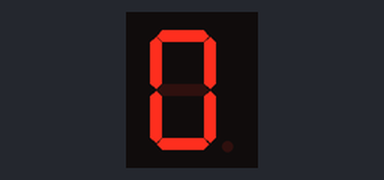
Recording of a sketch running on a simulated Arduino Uno, built with avr-gcc and run on an emulated ATmega328P. On the bench: 1-digit seven-segment display. Wiring (inferred from the names in the program): 1-digit 7-segment display, segments lit when LOW: segments pin 5, pin 4, pin 0, pin 2, pin 14, pin 12, pin 16. The segment pins are drawn as the display they are named for.

Above: at 0.1 s.
At 11.1 s:
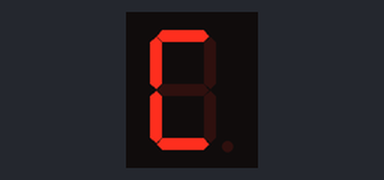
At 12.1 s:
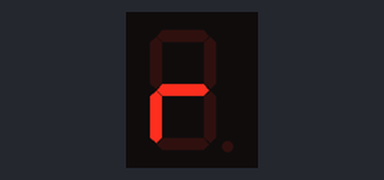
At 13.1 s:
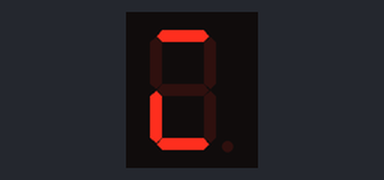
At 15.1 s:
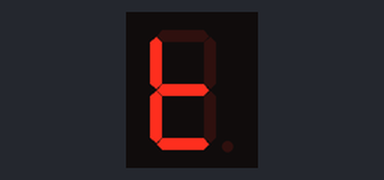
At 18.1 s:
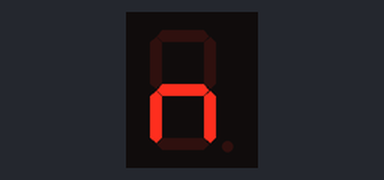

Measured:
- by itself, everything shown: repeats every 19.0 s, in 19 steps
- what the display in image 1 shows lasts 1.0 s, from 11.0 s to 12.0 s

The sketch:

cont_0_9_nome.ino
```cpp
// C++ code


const int A = 5;
const int B = 4;
const int C = 0;
const int D = 2;
const int E = 14;
const int F = 12;
const int G = 16;


void setup()
{
  pinMode(A, OUTPUT);
  pinMode(B, OUTPUT);
  pinMode(C, OUTPUT);
  pinMode(D, OUTPUT);
  pinMode(E, OUTPUT);
  pinMode(F, OUTPUT);
  pinMode(G, OUTPUT);
}

void loop()
{
  //NÚMERO 0
  digitalWrite(A, LOW);
  digitalWrite(B, LOW);
  digitalWrite(C, LOW);
  digitalWrite(D, LOW);
  digitalWrite(E, LOW);
  digitalWrite(F, LOW);
  digitalWrite(G, HIGH);
  delay(1000);
  //NUMERO 1
  digitalWrite(A, HIGH);
  digitalWrite(B, LOW);
  digitalWrite(C, LOW);
  digitalWrite(D, HIGH);
  digitalWrite(E, HIGH);
  digitalWrite(F, HIGH);
  digitalWrite(G, HIGH);
  delay(1000);
  //NUMERO 2
  digitalWrite(A, LOW);
  digitalWrite(B, LOW);
  digitalWrite(C, HIGH);
  digitalWrite(D, LOW);
  digitalWrite(E, LOW);
  digitalWrite(F, HIGH);
  digitalWrite(G, LOW);
  delay(1000);
  //NUMERO 3
  digitalWrite(A, LOW);
  digitalWrite(B, LOW);
  digitalWrite(C, LOW);
  digitalWrite(D, LOW);
  digitalWrite(E, HIGH);
  digitalWrite(F, HIGH);
  digitalWrite(G, LOW);
  delay(1000);
  //NUMERO 4
  digitalWrite(A, HIGH);
  digitalWrite(B, LOW);
  digitalWrite(C, LOW);
  digitalWrite(D, HIGH);
  digitalWrite(E, HIGH);
  digitalWrite(F, LOW);
  digitalWrite(G, LOW);
  delay(1000);
  //NUMERO 5
  digitalWrite(A, LOW);
  digitalWrite(B, HIGH);
  digitalWrite(C, LOW);
  digitalWrite(D, LOW);
  digitalWrite(E, HIGH);
  digitalWrite(F, LOW);
  digitalWrite(G, LOW);
  delay(1000);
  //NUMERO 6
  digitalWrite(A, LOW);
  digitalWrite(B, HIGH);
  digitalWrite(C, LOW);
  digitalWrite(D, LOW);
  digitalWrite(E, LOW);
  digitalWrite(F, LOW);
  digitalWrite(G, LOW);
  delay(1000);
  //NUMERO 7
  digitalWrite(A, LOW);
  digitalWrite(B, LOW);
  digitalWrite(C, LOW);
  digitalWrite(D, HIGH);
  digitalWrite(E, HIGH);
  digitalWrite(F, HIGH);
  digitalWrite(G, HIGH);
  delay(1000);
  //NUMERO 8
  digitalWrite(A, LOW);
  digitalWrite(B, LOW);
  digitalWrite(C, LOW);
  digitalWrite(D, LOW);
  digitalWrite(E, LOW);
  digitalWrite(F, LOW);
  digitalWrite(G, LOW);
  delay(1000);
  //NUMERO 9
  digitalWrite(A, LOW);
  digitalWrite(B, LOW);
  digitalWrite(C, LOW);
  digitalWrite(D, LOW);
  digitalWrite(E, HIGH);
  digitalWrite(F, LOW);
  digitalWrite(G, LOW);
  delay(1000);
  // LIMPANDO
  digitalWrite(A, HIGH);
  digitalWrite(B, HIGH);
  digitalWrite(C, HIGH);
  digitalWrite(D, HIGH);
  digitalWrite(E, HIGH);
  digitalWrite(F, HIGH);
  digitalWrite(G, HIGH);
  delay(1000);
  // C
  digitalWrite(A, LOW);
  digitalWrite(B, HIGH);
  digitalWrite(C, HIGH);
  digitalWrite(D, LOW);
  digitalWrite(E, LOW);
  digitalWrite(F, LOW);
  digitalWrite(G, HIGH);
  delay(1000);
  // R
  digitalWrite(A, HIGH);
  digitalWrite(B, HIGH);
  digitalWrite(C, HIGH);
  digitalWrite(D, HIGH);
  digitalWrite(E, LOW);
  digitalWrite(F, HIGH);
  digitalWrite(G, LOW);
  delay(1000);
  // I
  digitalWrite(A, LOW);
  digitalWrite(B, HIGH);
  digitalWrite(C, HIGH);
  digitalWrite(D, LOW);
  digitalWrite(E, LOW);
  digitalWrite(F, HIGH);
  digitalWrite(G, HIGH);
  delay(1000);
  // S
  digitalWrite(A, LOW);
  digitalWrite(B, HIGH);
  digitalWrite(C, LOW);
  digitalWrite(D, LOW);
  digitalWrite(E, HIGH);
  digitalWrite(F, LOW);
  digitalWrite(G, LOW);
  delay(1000);
  // T
  digitalWrite(A, HIGH);
  digitalWrite(B, HIGH);
  digitalWrite(C, HIGH);
  digitalWrite(D, LOW);
  digitalWrite(E, LOW);
  digitalWrite(F, LOW);
  digitalWrite(G, LOW);
  delay(1000);
  // Y
  digitalWrite(A, HIGH);
  digitalWrite(B, LOW);
  digitalWrite(C, LOW);
  digitalWrite(D, LOW);
  digitalWrite(E, HIGH);
  digitalWrite(F, LOW);
  digitalWrite(G, LOW);
  delay(1000);
  // A
  digitalWrite(A, LOW);
  digitalWrite(B, LOW);
  digitalWrite(C, LOW);
  digitalWrite(D, HIGH);
  digitalWrite(E, LOW);
  digitalWrite(F, LOW);
  digitalWrite(G, LOW);
  delay(1000);
  // N
  digitalWrite(A, HIGH);
  digitalWrite(B, HIGH);
  digitalWrite(C, LOW);
  digitalWrite(D, HIGH);
  digitalWrite(E, LOW);
  digitalWrite(F, HIGH);
  digitalWrite(G, LOW);
  delay(1000);
}
```
